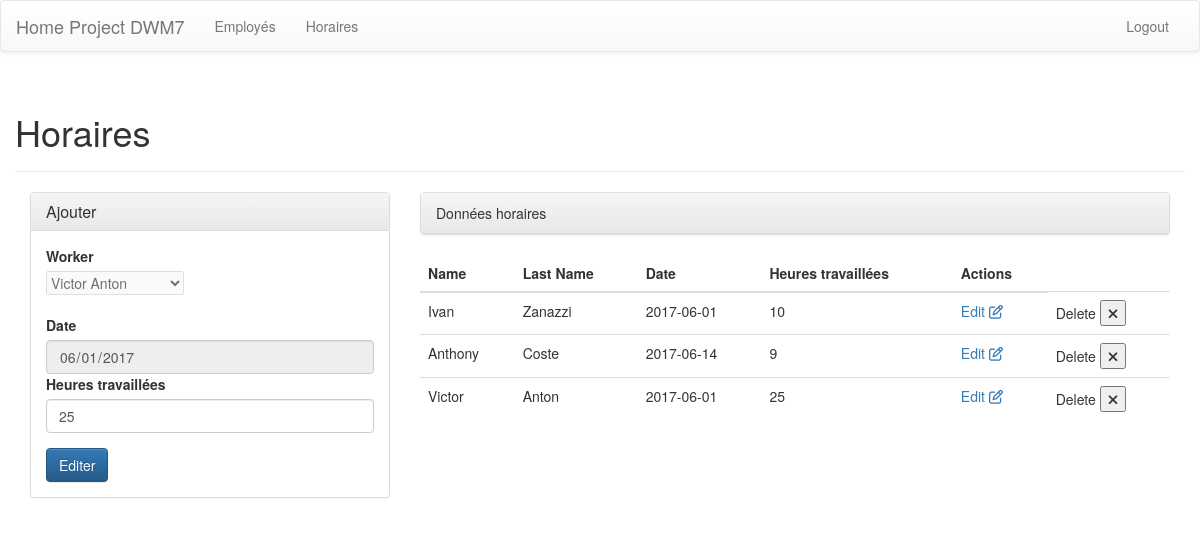
The page /working_time.php?id=4&date=2017-06-01 (signed in) on the database its author committed.
### tables this page shows
CREATE TABLE `working_time` (
  `id_worker` int(11) NOT NULL,
  `jour` date NOT NULL,
  `work_time` int(11) NOT NULL
);

CREATE TABLE `workers` (
  `id` int(11) NOT NULL,
  `name` varchar(20) NOT NULL,
  `last_name` varchar(20) NOT NULL,
  `status` varchar(20) NOT NULL,
  `mail` varchar(50) NOT NULL
);

### functions/baseFunction.php (called while the page is built, shortened)
<?php
function getAllWorkers()
{
  $db = new PDO('mysql:host=localhost;dbname=company', 'root', '');
  $workers = $db->prepare('SELECT id, name, last_name, status, mail FROM workers');
  $workers->execute();
  return $workers->fetchAll();
}
function getAllWorkTime()
{
  $db = new PDO('mysql:host=localhost;dbname=company', 'root', '');
  $workTime = $db->prepare('SELECT w.id, w.name, w.last_name, wt.jour, wt.work_time FROM working_time wt, workers w  where w.id = wt.id_worker');
  $workTime->execute();
  return $workTime->fetchAll();
}
function getWorkingTime($idworker, $datewt){
  $db = new PDO('mysql:host=localhost;dbname=company', 'root', '');
  $workingTime = $db->prepare('SELECT w.id, w.name, w.last_name, wt.jour, wt.work_time FROM working_time wt, workers w  where w.id = wt.id_worker AND w.id = :idw AND wt.jour = :jour ');
  $workingTime->bindParam(':idw', $idworker);
  $workingTime->bindParam(':jour', $datewt);
  $workingTime->execute();
  return $workingTime->fetch();
}
?>

### working_time.php (the view, shortened to what this page needs)
<?php
  if($_SESSION['isConnected'] == true) {
    require_once('functions/baseFunction.php');
    if(isset($_GET['id']) && !empty($_GET['id']) && isset($_GET['date']) && !empty($_GET['date'])) {
      $workingtime = getWorkingTime($_GET['id'], $_GET['date']);
      $action = "updatewt.php";
      $button_message = "Editer";
      $hasid = true;
    }else{
      $hasid = false;
      $action ="addWorkingTime.php";
      $button_message = "Ajouter";
    }
  } else {
    header('Location: loginRegister.php');
  }
?>
<!DOCTYPE html>
<html>
  <head>
    <?php include('template/header.php'); ?>
  </head>
  <body>
  <?php include('template/menu.php'); ?>
  <?php
  require_once("functions/baseFunction.php");
  $working_time = getAllWorkTime();
  $workers = getAllWorkers();
  ?>
  <div class="container">
    <div class="row">
      <div class="page-header">
        <h1>Horaires</h1>
      </div>
      <div class="col-md-4">
        <div class="panel panel-default">
          <div class="panel-heading">
            <h3 class="panel-title">Ajouter</h3>
          </div>
          <div class="panel-body">
            <form method="post" action="functions/<?php echo $action ?>">
              <div class="form-group">
                  <label>Worker</label><br>
                  <select name="id_work" class="custom-select" <?php if ($hasid) {
                    echo "disabled";
                  }?> >
                    <?php
                     foreach ($workers as $value) {
                       $idw = $value['id'];
                       $result = $value['name']. " " . $value['last_name'];
                       if( $hasid && $idw == $workingtime['id']){
                         $selected = "selected=\"selected\"";
                       }else{
                         $selected = "";
                       }
                       echo "<option $selected value=\"$idw\">$result</option>";
                     }
                   ?>
                </select><br><br>
                <label>Date</label>
                <input type="date" name="jour" class="form-control" <?php if ($hasid) {
                  $date = $workingtime['jour'];
                  echo "value=\"$date\"";
                  echo "readonly=\"readonly\"";
                }?>>
                <label>Heures travaillées</label>
                <input type="number" name="work_time" class="form-control" <?php if ($hasid) {
                  $heures = $workingtime['work_time'];
                  echo "value=\"$heures\"";
                }?>>
              </div>
              <button type="submit" class="btn btn-primary"><?php echo $button_message; ?></button>
            </form>
          </div>
        </div>
      </div>
      <div class="col-md-8">
        <div class="panel panel-default">
          <div class="panel-heading">Données horaires</div>
        </div>
        <table class="table">
          <thead>
            <tr>
              <th>Name</th>
              <th>Last Name</th>
              <th>Date</th>
              <th>Heures travaillées</th>
              <th>Actions</th>
            </tr>
          </thead>
          <tbody>
            <?php
            foreach ($working_time as $value) {
              $idworker = $value['id'];
              $datew = $value['jour'];
               echo "<tr>";
               echo "<td>" . $value['name'] . "</td>";
               echo "<td>" . $value['last_name'] . "</td>";
               echo "<td>" . $value['jour'] . "</td>";
               echo "<td>" . $value['work_time'] . "</td>";
               echo "<td> <a href=\"working_time.php?id=$idworker&date=$datew\"> Edit <i class=\"fa fa-pencil-square-o\" aria-hidden=\"true\"></i> </a> </td>";
               echo "<td> <form method=\"POST\" action=\"functions/deleteWorkTime.php\"> <input name=\"datew\" type=\"hidden\" value=\"$datew\"/> <input name=\"idworker\" type=\"hidden\" value=\"$idworker\"/> Delete <button><i class=\"fa fa-times\" aria-hidden=\"true\"></i></button> </form> </td>";
               echo "</tr>";
             }
           ?>
          </tbody>
        </table>
      </div>
    </div>
  </div>
  </body>
</html>

### rows shown on the page
working_time: jour "06/01/2017", work_time "25", id_worker.name "Victor", id_worker.last_name "Anton", jour "2017-06-01"
working_time: id_worker.name "Ivan", id_worker.last_name "Zanazzi", jour "2017-06-01", work_time "10"
working_time: id_worker.name "Anthony", id_worker.last_name "Coste", jour "2017-06-14", work_time "9"

### other values the page prints
$button_message "Editer"
form field id_work "Victor Anton"
